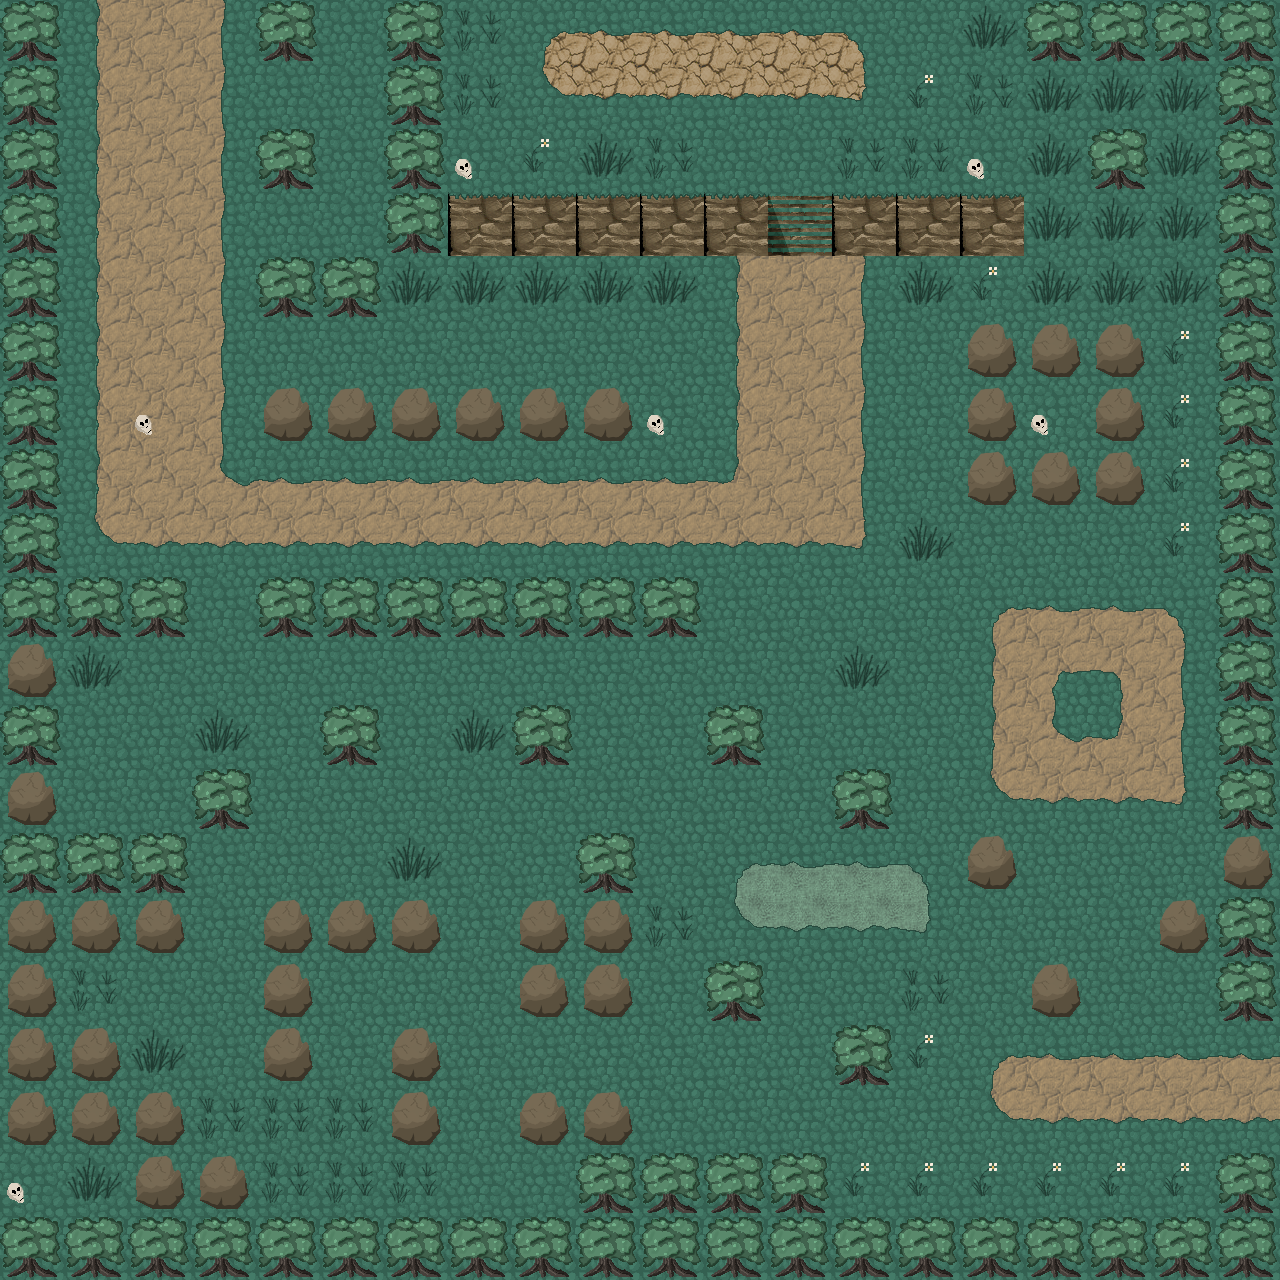

This is a level from a 2D game, rendered from its Tiled map with the project's own tilesets. A one-line summary and the complete map file follow:
An orthogonal 20x20 tile map with 64x64 px tiles, 3 tile layers (Слой тайлов 1, Слой тайлов 2, Слой тайлов 3) and 37 objects.

<map version="1.2" tiledversion="1.2.3" orientation="orthogonal" renderorder="left-up" width="20" height="20" tilewidth="64" tileheight="64" infinite="0" nextlayerid="16" nextobjectid="50">
 <tileset firstgid="1" source="tileset.tsx" />
 <layer id="12" name="Слой тайлов 1" width="20" height="20">
  <data encoding="csv">
1,22,22,22,1,1,1,1,45,45,45,45,45,45,1,1,1,1,1,1,
1,22,22,22,1,1,1,1,45,45,45,45,45,45,1,1,1,1,1,1,
1,22,22,22,1,1,1,1,1,1,1,1,1,1,1,1,1,1,1,1,
1,22,22,22,1,1,1,26,26,26,26,26,17,26,26,26,1,1,1,1,
1,22,22,22,1,1,1,1,1,1,1,22,22,22,1,1,1,1,1,1,
1,22,22,22,1,1,1,1,1,1,1,22,22,22,1,1,1,1,1,1,
1,22,22,22,1,1,1,1,1,1,1,22,22,22,1,1,1,1,1,1,
1,22,22,22,22,22,22,22,22,22,22,22,22,22,1,1,1,1,1,1,
1,22,22,22,22,22,22,22,22,22,22,22,22,22,1,1,1,1,1,1,
1,1,1,1,1,1,1,1,1,1,1,1,1,1,1,22,22,22,22,1,
1,1,1,1,1,1,1,1,1,1,1,1,1,1,1,22,22,22,22,1,
1,1,1,1,1,1,1,1,1,1,1,1,1,1,1,22,22,22,22,1,
1,1,1,1,1,1,1,1,1,1,1,1,1,1,1,22,22,22,22,1,
1,1,1,1,1,1,1,1,1,1,1,34,34,34,34,1,1,1,1,1,
1,1,1,1,1,1,1,1,1,1,1,34,34,34,34,1,1,1,1,1,
1,1,1,1,1,1,1,1,1,1,1,1,1,1,1,1,1,1,1,1,
1,1,1,1,1,1,1,1,1,1,1,1,1,1,1,22,22,22,22,22,
1,1,1,1,1,1,1,1,1,1,1,1,1,1,1,22,22,22,22,22,
1,1,1,1,1,1,1,1,1,1,1,1,1,1,1,1,1,1,1,1,
1,1,1,1,1,1,1,1,1,1,1,1,1,1,1,1,1,1,1,1
</data>
 </layer>
 <layer id="13" name="Слой тайлов 2" width="20" height="20">
  <data encoding="csv">
0,21,0,23,0,0,0,0,11,12,12,12,12,13,0,0,0,0,0,0,
0,21,0,23,0,0,0,0,31,32,32,32,32,33,0,0,0,0,0,0,
0,21,0,23,0,0,0,0,0,0,0,0,0,0,0,0,0,0,0,0,
0,21,0,23,0,0,0,0,0,0,0,0,0,0,0,0,0,0,0,0,
0,21,0,23,0,0,0,0,0,0,0,21,0,23,0,0,0,0,0,0,
0,21,0,23,0,0,0,0,0,0,0,21,0,23,0,0,0,0,0,0,
0,21,0,23,0,0,0,0,0,0,0,21,0,23,0,0,0,0,0,0,
0,21,0,24,12,12,12,12,12,12,12,25,0,23,0,0,0,0,0,0,
0,31,32,32,32,32,32,32,32,32,32,32,32,33,0,0,0,0,0,0,
0,0,0,0,0,0,0,0,0,0,0,0,0,0,0,11,12,12,13,0,
0,0,0,0,0,0,0,0,0,0,0,0,0,0,0,21,14,15,23,0,
0,0,0,0,0,0,0,0,0,0,0,0,0,0,0,21,24,25,23,0,
0,0,0,0,0,0,0,0,0,0,0,0,0,0,0,31,32,32,33,0,
0,0,0,0,0,0,0,0,0,0,0,11,12,12,13,0,0,0,0,0,
0,0,0,0,0,0,0,0,0,0,0,31,32,32,33,0,0,0,0,0,
0,0,0,0,0,0,0,0,0,0,0,0,0,0,0,0,0,0,0,0,
0,0,0,0,0,0,0,0,0,0,0,0,0,0,0,11,12,12,12,12,
0,0,0,0,0,0,0,0,0,0,0,0,0,0,0,31,32,32,32,0,
0,0,0,0,0,0,0,0,0,0,0,0,0,0,0,0,0,0,0,0,
0,0,0,0,0,0,0,0,0,0,0,0,0,0,0,0,0,0,0,0
</data>
 </layer>
 <layer id="14" name="Слой тайлов 3" width="20" height="20">
  <data encoding="csv">
7,0,0,0,7,0,7,3,0,0,0,0,0,0,0,2,7,7,7,7,
7,0,0,0,0,0,7,3,0,0,0,0,0,0,4,3,2,2,2,7,
7,0,0,0,7,0,7,5,4,2,3,0,0,3,3,5,2,7,2,7,
7,0,0,0,0,0,7,0,0,0,0,0,0,0,0,0,2,2,2,7,
7,0,0,0,7,7,2,2,2,2,2,0,0,0,2,4,2,2,2,7,
7,0,0,0,0,0,0,0,0,0,0,0,0,0,0,6,6,6,4,7,
7,0,5,0,6,6,6,6,6,6,5,0,0,0,0,6,5,6,4,7,
7,0,0,0,0,0,0,0,0,0,0,0,0,0,0,6,6,6,4,7,
7,0,0,0,0,0,0,0,0,0,0,0,0,0,2,0,0,0,4,7,
7,7,7,0,7,7,7,7,7,7,7,0,0,0,0,0,0,0,0,7,
6,2,0,0,0,0,0,0,0,0,0,0,0,2,0,0,0,0,0,7,
7,0,0,2,0,7,0,2,7,0,0,7,0,0,0,0,0,0,0,7,
6,0,0,7,0,0,0,0,0,0,0,0,0,7,0,0,0,0,0,7,
7,7,7,0,0,0,2,0,0,7,0,0,0,0,0,6,0,0,0,6,
6,6,6,0,6,6,6,0,6,6,3,0,0,0,0,0,0,0,6,7,
6,3,0,0,6,0,0,0,6,6,0,7,0,0,3,0,6,0,0,7,
6,6,2,0,6,0,6,0,0,0,0,0,0,7,4,0,0,0,0,12,
6,6,6,3,3,3,6,0,6,6,0,0,0,0,0,0,0,0,0,32,
5,2,6,6,3,3,3,0,0,7,7,7,7,4,4,4,4,4,4,7,
7,7,7,7,7,7,7,7,7,7,7,7,7,7,7,7,7,7,7,7
</data>
 </layer>
 <objectgroup id="15" name="Слой объектов 1">
  <object id="12" x="-2.66667" y="-2.66667" width="66.6667" height="833.333" />
  <object id="13" x="254.667" y="0" width="65.3333" height="62.6667" />
  <object id="14" x="257.333" y="128" width="60" height="62.6667" />
  <object id="15" x="254.667" y="258.667" width="126.667" height="64" />
  <object id="16" x="254.667" y="385.333" width="385.333" height="62.6667" />
  <object id="17" x="382.667" y="-1.33333" width="65.3333" height="193.333" />
  <object id="18" x="381.333" y="190.667" width="384" height="65.3333" />
  <object id="19" x="832" y="189.333" width="193.333" height="68" />
  <object id="20" x="1024" y="-1.33333" width="254.667" height="64" />
  <object id="21" x="960" y="321.333" width="190.667" height="189.333" />
  <object id="22" x="1216" y="61.3333" width="64" height="961.333" />
  <object id="23" x="1214.67" y="1150.67" width="65.3333" height="128" />
  <object id="24" x="257.333" y="574.667" width="445.333" height="65.3333" />
  <object id="25" x="64" y="576" width="128" height="62.6667" />
  <object id="26" x="320" y="705.333" width="62.6667" height="62.6667" />
  <object id="27" x="512" y="698.667" width="65.3333" height="70.6667" />
  <object id="28" x="705.333" y="700" width="62.6667" height="69.3333" />
  <object id="29" x="832" y="768" width="64" height="65.3333" />
  <object id="30" x="573.333" y="832" width="66.6667" height="65.3333" />
  <object id="31" x="702.667" y="958.667" width="66.6667" height="65.3333" />
  <object id="32" x="833.333" y="1025.33" width="62.6667" height="65.3333" />
  <object id="33" x="1150.67" y="894.667" width="65.3333" height="65.3333" />
  <object id="34" x="961.333" y="829.333" width="62.6667" height="64" />
  <object id="35" x="1024" y="957.333" width="64" height="66.6667" />
  <object id="36" x="62.6667" y="1214.67" width="1150.67" height="64" />
  <object id="37" x="576" y="1153.33" width="256" height="60" />
  <object id="38" x="510.667" y="1088" width="130.667" height="66.6667" />
  <object id="39" x="513.333" y="897.333" width="129.333" height="126.667" />
  <object id="40" x="322.667" y="894.667" width="122.667" height="64" />
  <object id="41" x="381.333" y="1022.67" width="68" height="133.333" />
  <object id="42" x="254.667" y="893.333" width="65.3333" height="193.333" />
  <object id="43" x="126.667" y="1150.67" width="129.333" height="62.6667" />
  <object id="45" x="-2.66667" y="832" width="65.3333" height="446.667" />
  <object id="46" x="64" y="832" width="129.333" height="129.333" />
  <object id="47" x="193.333" y="766.667" width="61.3333" height="66.6667" />
  <object id="48" x="62.6667" y="1025.33" width="64" height="61.3333" />
  <object id="49" x="62.6667" y="1085.33" width="129.333" height="64" />
 </objectgroup>
</map>
